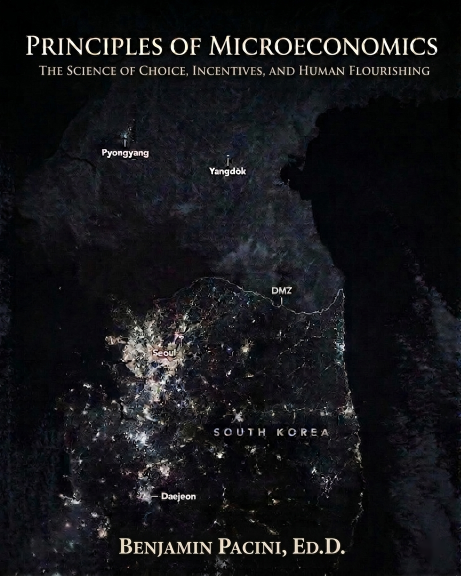
#> input picture build/cover-web.png, 921 x 1152 px (shown at 1/2 size)
$ python build_front.py
#> lines starting #> are read from the running program, lines starting #| are printed output that depends on the picture
"""Build the book's front pages into etb-live/:

  etb-live/index.html            the cover
  etb-live/contents/index.html   the table of contents
  etb-live/assets/book.css       styles for those pages
  etb-live/assets/cover.jpg      the web-sized cover image

The page design is frontmatter/frontmatter.py, shared with EDCOR 310 (keep the two copies
identical). This script supplies Econ 150's own data and colors.

The units and chapter titles below are the book's table of contents; edit them here.
Each chapter's subtitle is read from its own title card, so a subtitle is fixed in the chapter.

Run from the repository root:  python3 build/build_front.py
"""
import html
import re
import sys
from pathlib import Path

from PIL import Image

ROOT = Path(__file__).resolve().parent.parent
SITE = ROOT / "etb-live"
sys.path.insert(0, str(ROOT / "frontmatter"))
import frontmatter  # noqa: E402  (shared with EDCOR 310)

BOOK = {
    "title": "Principles of Microeconomics",
    "subtitle": "The Science of Choice, Incentives, and Human Flourishing",
    "course": "Econ 150",
    "school": "Brigham Young University–Idaho",
    "byline": "Benjamin Pacini, Ed.D.",
    "site": "https://econ.benjaminpacini.com",
    "cover_alt": "Book cover: a satellite photo of the Korean peninsula at night. South Korea is full of light; North Korea is almost completely dark.",
}

# Colors from the cover: night navy, with brass for numerals and labels.
THEME = {
    "accent": "#1b2430", "accent_hover": "#2c3a4c", "numeral": "#94702c",
    "badge_bg": "#1b2430", "badge_fg": "#e0b866", "kicker": "#85601f",
    "tint": "#f7f2e8", "tint_line": "#e0cfa6", "watermark": "#f5f0e6",
}

FRONT = [
    ("i", "Introduction: The Wealth of Nations", "introduction.html"),
    ("ii", "How to Get the Most Out of This Book", "how-to-get-the-most-out-of-this-book.html"),
    ("iii", "Algebra Review", "Chapter0.html"),
    ("iv", "Joy of Econ", "joy-of-econ.html"),
]

UNITS = [
    ("I", "The Case for the Market", [
        (1, "Thinking Like an Economist"),
        (2, "Consumer Choice"),
        (3, "Supply and Demand I: The Price System"),
        (4, "Supply and Demand II: Shifts, Shocks, and Price Controls"),
        (5, "Trade, Specialization, and Efficiency"),
        (6, "Welfare Analysis"),
        (7, "Intervention Distortions I: Taxes, Subsidies, and Incidence"),
        (8, "Gains from Trade: The Case for International Cooperation"),
    ]),
    ("II", "The Logic of Competition", [
        (9, "Firm Model I: Costs"),
        (10, "Firm Model II: Short-Run Decisions"),
        (11, "Firm Model III: Long-Run Decisions"),
        (12, "Factor Markets"),
        (13, "Labor Markets and Discrimination"),
        (14, "Unit Capstone: The Free Market Prescription for Poverty"),
    ]),
    ("III", "The Critique of the Market", [
        (15, "Elasticity"),
        (16, "Institutions"),
        (17, "Market Failures I: The Tragedy of the Commons"),
        (18, "Market Failures II: Externalities"),
        (19, "Market Failures III: Taxes, Subsidies, and Incentives"),
        (20, "Unit Capstone: The Economics of Healthcare"),
    ]),
    ("IV", "When Competition Breaks Down", [
        (21, "Market Power I: Monopoly"),
        (22, "Market Power II: Addressing Market Power"),
        (23, "Imperfect Competition I: Monopolistic Competition"),
        (24, "Imperfect Competition II: Oligopoly, Cartels, and Collusion"),
        (25, "Behavioral Economics"),
        (26, "The Case for (and Limits of) Markets"),
    ]),
]

# A small subheading inside a unit, shown on the contents page before the chapter it names.
DIVIDERS = {25: "The Closing Reckoning"}

# One or two sentences under each unit's name on the contents page. Empty until written.
HOOKS = {
    "I": "Nobody is in charge of London's bread, and the shelves are full every morning anyway. "
         "This unit is about how that happens, and why it leaves economists a little starry-eyed about prices.",
    "II": "Airlines fly billions of people every year and still barely make money; Warren Buffett once joked that "
          "a farsighted investor at Kitty Hawk would have shot Orville Wright down. That's competition doing its job, "
          "rough on the airline and great for anyone buying a ticket. This unit follows a firm's costs to see how it "
          "happens, and what the same pressure means for the people it hires.",
    "III": "A student can walk away from a twelve-dollar sandwich. A patient can't walk away from insulin. "
           "This unit looks at where markets start to struggle: when buyers can't leave, when nobody owns the lake, "
           "when the cost lands on someone who never agreed to the deal, and in healthcare, where it all happens at once.",
    "IV": "Some companies get big because millions of people keep choosing them. Others get big because they own "
          "the only bridge into town, or because their lobbyists won them protection from competitors, which economists "
          "call rent-seeking. This unit is about telling the two apart, and it ends with a question markets can't answer "
          "for us: they're very good at getting us what we want, so what should we want?",
}


def subtitle(file):
    page = (SITE / file).read_text(encoding="utf-8")
    m = re.search(r'class="etb-title-sub"[^>]*>(.*?)</', page, re.S)
    return re.sub(r"\s+", " ", html.unescape(re.sub(r"<[^>]+>", " ", m.group(1)))).strip() if m else ""


def build_cover_image():
    im = Image.open(ROOT / "build" / "cover-web.png").convert("RGB")
    w = 600
    im = im.resize((w, round(im.height * w / im.width)), Image.LANCZOS)
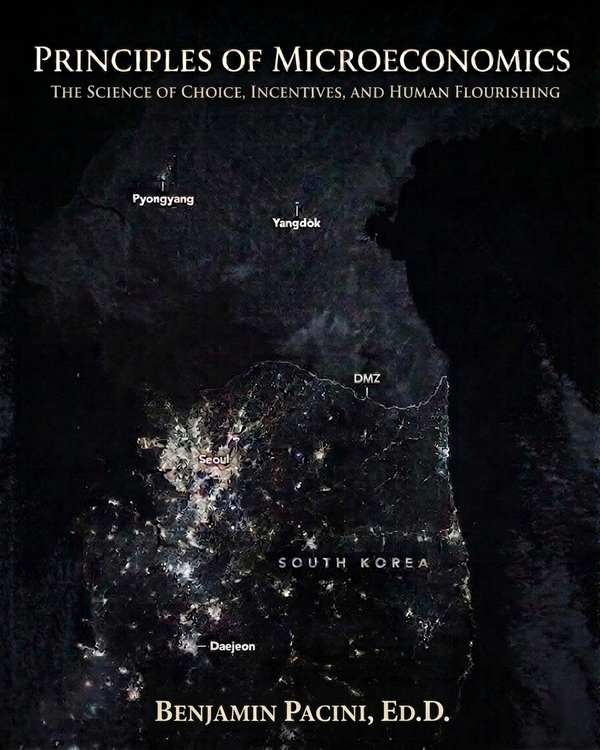
#> im: PIL image 600x750 RGB; mean R, G, B 21.2, 21.7, 24.9
    (SITE / "assets").mkdir(exist_ok=True)
    im.save(SITE / "assets" / "cover.jpg", "JPEG", quality=84, optimize=True, progressive=True)
    return im.size


def main():
    width, height = build_cover_image()
#> width = 600; height = 750
    n_chapters = sum(len(chs) for _, _, chs in UNITS)
    units = []
    for i, (roman, title, chs) in enumerate(UNITS, 1):
        nums = [n for n, _ in chs]
        units.append({
            "roman": roman, "kicker": f"Unit {i} · Chapters {min(nums)}–{max(nums)}", "title": title,
            "hook": HOOKS.get(roman, ""), "outcomes": [],
            "chapters": [{"n": str(n), "t": t, "s": subtitle(f"Chapter{n}.html"), "m": "", "href": f"/Chapter{n}.html",
                          "divider": DIVIDERS.get(n, "")}
                         for n, t in chs],
        })
    book = dict(BOOK)
    book.update({
        "footer_html": [f"© 2026 {html.escape(BOOK['byline'].split(',')[0])}.", f"{BOOK['course']} · {BOOK['school']}"],
        "cover": {"src": "/assets/cover.jpg", "width": width, "height": height, "alt": BOOK["cover_alt"]},
        "theme": THEME,
        "stats": f"{n_chapters} chapters in {len(units)} units · free and open",
        "contents_sub": f"{n_chapters} chapters in {len(units)} units",
        "count": str(n_chapters),
        "front": [{"n": n, "t": t, "s": subtitle(f), "m": "", "href": "/" + f} for n, t, f in FRONT],
        "units": units,
        "about": None,
    })
    for path, content in frontmatter.render(book).items():
        out = SITE / path
        out.parent.mkdir(parents=True, exist_ok=True)
        out.write_text(content, encoding="utf-8")
        print("wrote", out.relative_to(ROOT))


if __name__ == "__main__":
#> (the run stopped early here; a loop or call above may not have finished)
